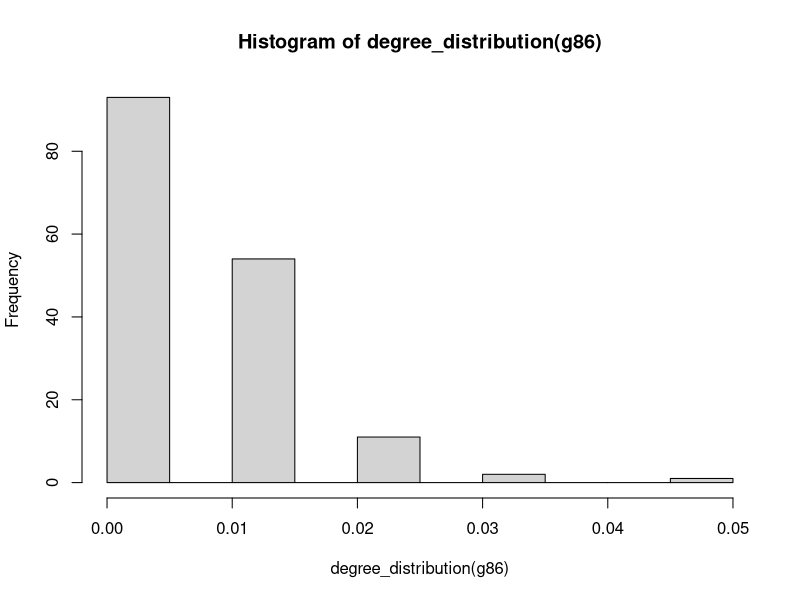
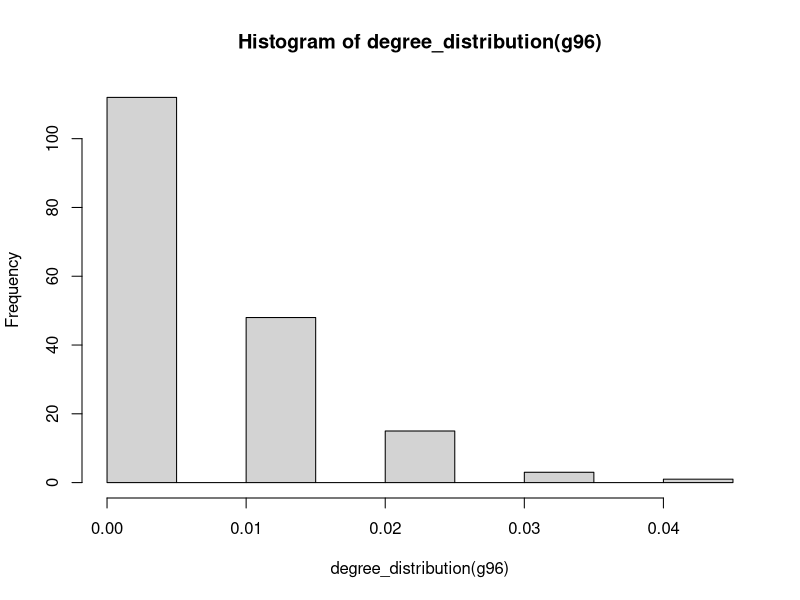
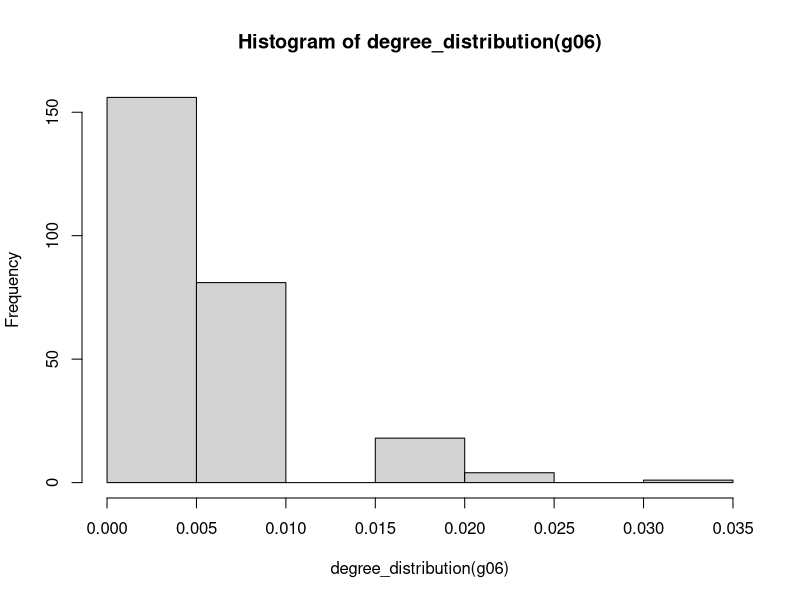
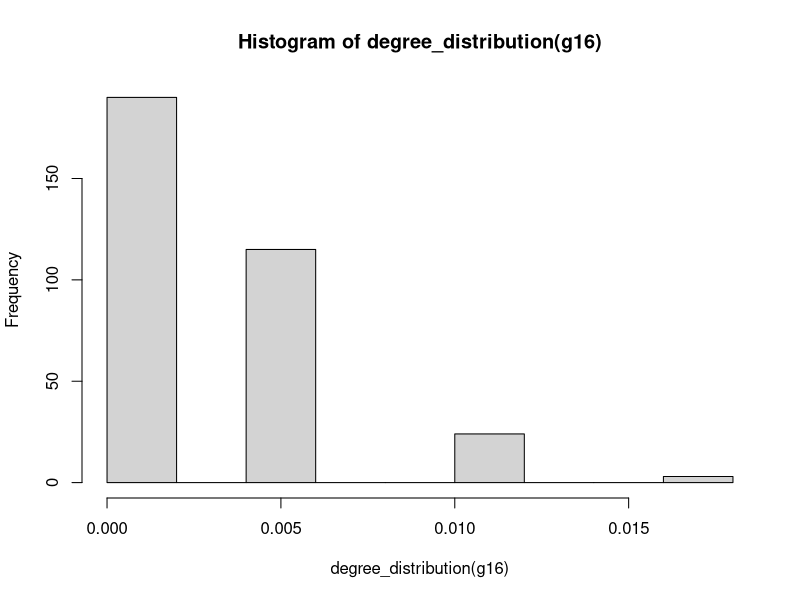
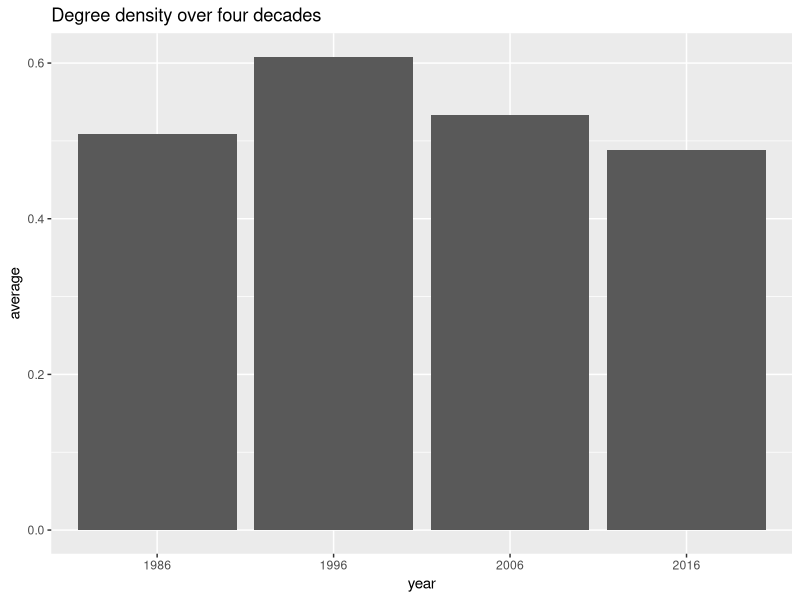
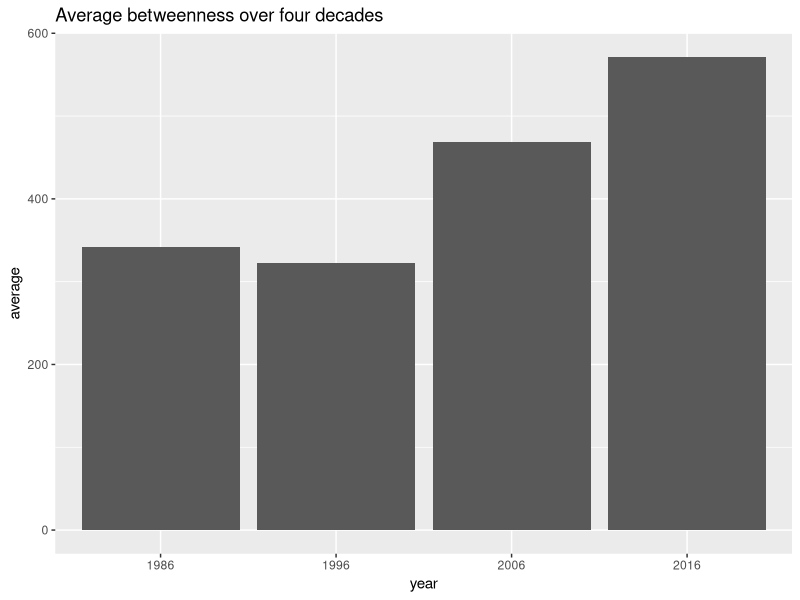
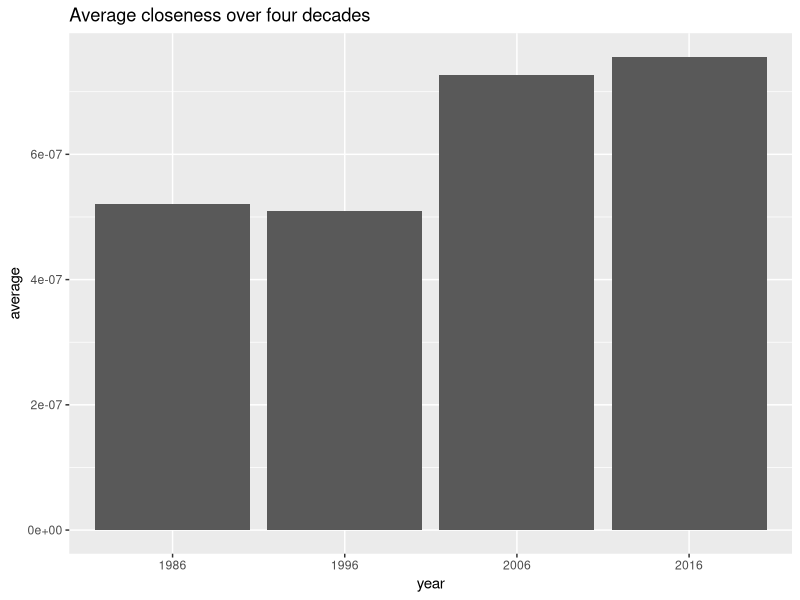
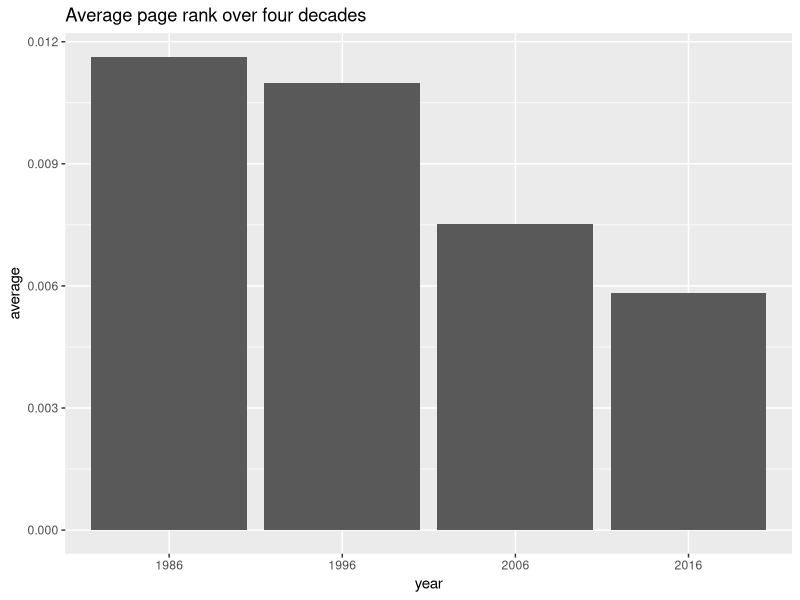

The R script that drew these images, in order:
## ---- chunk 1
library(igraph)
## ---- chunk 2
df86<-read.csv("output_data1986(regions).csv",header = T)
df96<-read.csv("output_data1996(regions).csv",header=T)
df06<-read.csv("output_data2006(regions).csv",header=T)
df16<-read.csv("output_data2016(regions).csv",header=T)
totalExport86<-read.csv("totalexports1986.csv",header=T)
totalExport96<-read.csv("totalexports1996.csv",header=T)
totalExport06<-read.csv("totalexports2006.csv",header=T)
totalExport16<-read.csv("totalexports2016.csv",header=T)
totalExport86
## ---- chunk 3
g86<-simplify(graph_from_data_frame(df86),remove.loops = T)
g96<-simplify(graph_from_data_frame(df96),remove.loops = T)
g06<-simplify(graph_from_data_frame(df06),remove.loops=T)
g16<-simplify(graph_from_data_frame(df16),remove.loops=T)
## ---- chunk 4
V(g86)$totalExport<-totalExport86$totalexportvalue
V(g96)$totalExport<-totalExport96$totalexportvalue
V(g06)$totalExport<-totalExport06$totalexportvalue
V(g16)$totalExport<-totalExport16$totalexportvalue

## ---- chunk 5
dense86<-graph.density(g86)
dense96<-graph.density(g96)
dense06<-graph.density(g06)
dense16<-graph.density(g16)
## ---- chunk 6
hist(degree_distribution(g86))
hist(degree_distribution(g96))
hist(degree_distribution(g06))
hist(degree_distribution(g16))
## ---- chunk 7
degreeDensity<-data.frame(average=c(dense86,dense96,dense06,dense16),year=c("1986","1996","2006","2016"))
library(ggplot2)
ggplot(data=degreeDensity,aes(x=year,y=average)) +
  geom_bar(stat="identity") + ggtitle("Degree density over four decades")

## ---- chunk 8
library(igraph)
## ---- chunk 9
df86<-read.csv("output_data1986(regions).csv")
df96<-read.csv("output_data1996(regions).csv")
df06<-read.csv("output_data2006(regions).csv")
df16<-read.csv("output_data2016(regions).csv")
## ---- chunk 10

## ---- chunk 11
between86<-betweenness(g86)
#between86
col86<-data.frame(unname(between86))
count86<-apply(col86,2,function(c)sum(c==0))
count86
between96<-betweenness(g96)
#between96
col96<-data.frame(unname(between96))
count96<-apply(col96,2,function(c)sum(c==0))
count96
between06<-betweenness(g06)
#between06
col06<-data.frame(unname(between06))
count06<-apply(col06,2,function(c)sum(c==0))
count06
between16<-betweenness(g16)
#between16
col16<-data.frame(unname(between16))
count16<-apply(col16,2,function(c)sum(c==0))
count16
x1<-mean(unname(between86))
x2<-mean(unname(between96))
x3<-mean(unname(between06))
x4<-mean(unname(between16))
averageBetween<-data.frame(average=c(x1,x2,x3,x4),year=c("1986","1996","2006","2016"))
## ---- chunk 12

ggplot(data=averageBetween,aes(x=year,y=average)) +
  geom_bar(stat="identity") + ggtitle("Average betweenness over four decades")
## ---- chunk 13
close86<-closeness(g86)
#between86
close96<-closeness(g96)
#between96
close06<-closeness(g06)
#between06
close16<-closeness(g16)
#between16
y1<-mean(unname(close86))
y2<-mean(unname(close96))
y3<-mean(unname(close06))
y4<-mean(unname(close16))
averageclose<-data.frame(average=c(y1,y2,y3,y4),year=c("1986","1996","2006","2016"))
## ---- chunk 14
ggplot(data=averageclose,aes(x=year,y=average)) +
  geom_bar(stat="identity") + ggtitle("Average closeness over four decades")
## ---- chunk 15
rank86<-page.rank(g86)
#between86
rank96<-page.rank(g96)
#between96
rank06<-page.rank(g06)
#between06
rank16<-page.rank(g16)
#between16

z1<-mean(unname(rank86$vector))
z2<-mean(unname(rank96$vector))
z3<-mean(unname(rank06$vector))
z4<-mean(unname(rank16$vector))
averageRank<-data.frame(average=c(z1,z2,z3,z4),year=c("1986","1996","2006","2016"))
## ---- chunk 16
ggplot(data=averageRank,aes(x=year,y=average)) +
  geom_bar(stat="identity") + ggtitle("Average page rank over four decades")
## ---- chunk 17
set.seed(450)
wc86<-walktrap.community(g86,steps = 20)
wc96<-walktrap.community(g96,steps=20)
wc06<-walktrap.community(g06,steps=20)
wc16<-walktrap.community(g16,steps =20)
sizes(wc86)
sizes(wc96)
sizes(wc06)
sizes(wc16)
## ---- chunk 18
set.seed(450)
V(g86)$community<-membership(wc86)
group1.86<-V(g86)$totalExport[which(V(g86)$community==1)]
group2.86<-V(g86)$totalExport[which(V(g86)$community==2)]
group3.86<-V(g86)$totalExport[which(V(g86)$community==3)]
group4.86<-V(g86)$totalExport[which(V(g86)$community==4)]
group5.86<-V(g86)$totalExport[which(V(g86)$community==5)]
group1.n<-length(group1.86)
group1.sum<-0

for (i in 1:group1.n){
 group1.sum<-group1.sum+group1.86[[i]]
}
group1.mean<-group1.sum/group1.n

group2.sum<-0
group2.n<-length(group2.86)
for (i in 1:group2.n){
  group2.sum<-group2.sum+group2.86[[i]]
}
group2.mean<-group2.sum/group2.n
group3.n<-length(group3.86)
group3.sum<-0
for (i in 1:group3.n){
  group3.sum<-group3.sum+group3.86[[i]]
}
group3.mean<-group3.sum/group3.n

group4.n<-length(group4.86)
group4.sum<-0
for (i in 1:group4.n){
  group4.sum<-group4.sum+group4.86[[i]]
}
group4.mean<-group4.sum/group4.n

group5.n<-length(group5.86)
group5.sum<-0
for (i in 1:group5.n){
  group5.sum<-group5.sum+group5.86[[i]]
}
group5.mean<-group5.sum/group5.n



## ---- chunk 19
averageRank<-data.frame(average=c(group1.mean,group2.mean,group3.mean,group4.mean,group5.mean),community=c("1","2","3","4","5"))
ggplot(data=averageRank,aes(x=community,y=average)) +
  geom_bar(stat="identity") + ggtitle("Average export value per community for the year 1986")
## ---- chunk 20
V(g96)$community<-membership(wc96)
group1.96<-V(g96)$totalExport[which(V(g96)$community==1)]
group2.96<-V(g96)$totalExport[which(V(g96)$community==2)]

group1.n<-length(group1.96)
group1.sum<-0
for (i in 1:group1.n){
  sum<-group1.sum+group1.96[[i]]
}
group1.mean<-sum/group1.n
group2.n<-length(group2.96)
group2.sum<-0
for (i in 1:group2.n){
  group2.sum<-group2.sum+group2.96[[i]]
}
group2.mean<-group2.sum/group2.n
## ---- chunk 21
averageRank<-data.frame(average=c(group1.mean,group2.mean),community=c("1","2"))
ggplot(data=averageRank,aes(x=community,y=average)) +
  geom_bar(stat="identity") + ggtitle("Average export value per community for the year 1996")
## ---- chunk 22
V(g06)$community<-membership(wc06)
group1.06<-V(g06)$totalExport[which(V(g06)$community==1)]
group2.06<-V(g06)$totalExport[which(V(g06)$community==2)]
group3.06<-V(g06)$totalExport[which(V(g06)$community==3)]
group1.n<-length(group1.06)
group1.sum<-0
for (i in 1:group1.n){
  group1.sum<-group1.sum+group1.06[[i]]
}
group1.mean<-sum/group1.n
group2.n<-length(group2.06)
group2.sum<-0
for (i in 1:group2.n){
  group2.sum<-group2.sum+group2.06[[i]]
}
group2.mean<-sum/group2.n
group3.n<-length(group3.06)
for (i in 1:group3.n){
  group3.sum<-group3.sum+group3.06[[i]]
}
group3.mean<-group3.sum/group3.n
## ---- chunk 23
averageRank<-data.frame(average=c(group1.mean,group2.mean,group3.mean),community=c("1","2","3"))
ggplot(data=averageRank,aes(x=community,y=average)) +
  geom_bar(stat="identity") + ggtitle("Average export value per community for the year 2006")
## ---- chunk 24
V(g16)$community<-membership(wc16)
group1.16<-V(g16)$totalExport[which(V(g16)$community==1)]
group2.16<-V(g16)$totalExport[which(V(g16)$community==2)]
group3.16<-V(g16)$totalExport[which(V(g16)$community==3)]
group4.16<-V(g16)$totalExport[which(V(g16)$community==4)]
group1.n<-length(group1.16)
group1.sum<-0
for (i in 1:group1.n){
  group1.sum<-group1.sum+group1.16[[i]]
}
group1.mean<-sum/group1.n
group2.n<-length(group2.16)
group2.sum<-0
for (i in 1:group2.n){
  group2.sum<-group2.sum+group2.16[[i]]
}
group2.mean<-sum/group2.n

group3.n<-length(group3.16)
group3.sum<-0
for (i in 1:group3.n){
  group3.sum<-group3.sum+group3.16[[i]]
}
group3.mean<-sum/group3.n

group4.n<-length(group4.16)
group4.sum<-0
for (i in 1:group4.n){
  group4.sum<-group4.sum+group4.16[[i]]
}
group4.mean<-sum/group4.n

## ---- chunk 25
averageRank<-data.frame(average=c(group1.mean,group2.mean,group3.mean,group4.mean),community=c("1","2","3","4"))
ggplot(data=averageRank,aes(x=community,y=average)) +
  geom_bar(stat="identity") + ggtitle("Average export value per community for the year 2016")
